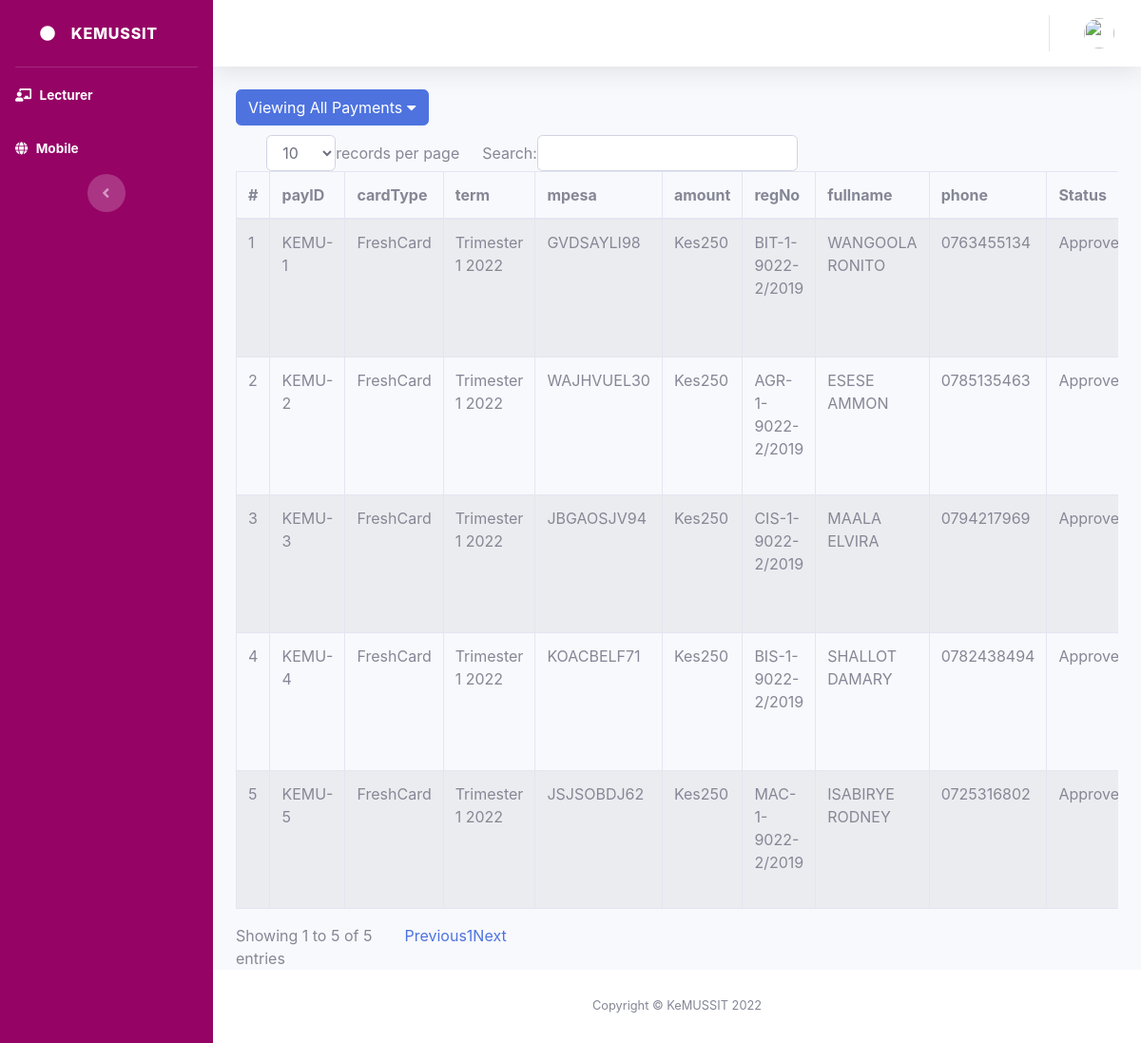
Page /admin_web/frep.php on the committed database.
### tables this page shows
CREATE TABLE `payment` (
  `pay` varchar(50) NOT NULL,
  `deter` varchar(50) DEFAULT NULL,
  `ses` int(11) DEFAULT NULL,
  `term` varchar(50) DEFAULT NULL,
  `year` varchar(10) DEFAULT NULL,
  `mpesa` varchar(50) DEFAULT NULL,
  `fees` float DEFAULT NULL,
  `reg_no` varchar(50) DEFAULT NULL,
  `fullname` varchar(50) DEFAULT NULL,
  `phone` varchar(50) DEFAULT NULL,
  `status` float DEFAULT 0,
  `expiry` float DEFAULT 0,
  `remarks` text DEFAULT NULL,
  `date` varchar(50) DEFAULT NULL
);

### admin_web/frep.php (the view, shortened to what this page needs)
<?php
include 'database/connection.php';
include('header.php');
?>
<div class="dropdown" style="float: left;">
    <button class="btn btn-primary btn-xs" type="button"
        data-toggle="dropdown">Viewing All Payments   <i class="fas fa-caret-down" style="color: #fff;"></i></button>
    </div><br>
                    <div class="row">
                        <div class="col-md-12">
                            <div class="panel panel-default">
                                <div class="panel-body">
                                    <div class="table-responsive">
                                        <table class="table table-striped table-bordered table-hover"
                                            id="dataTables-example">
                                    <thead>
                                        <tr>
                                            <th>#</th>
                                            <th>payID</th>
                                            <th>cardType</th>
                                            <th>term</th>
                                            <th>mpesa</th>
                                            <th>amount</th>
                                            <th>regNo</th>
                                            <th>fullname</th>
                                            <th>phone</th>
                                            <th>Status</th>
                                        </tr>
                                    </thead>
                                    <tbody>
                                            <?php
                                                $query_run = mysqli_query($con, "SELECT * FROM payment where deter='F'");
                                                $i = 1;
                                                if (mysqli_num_rows($query_run) > 0) {
                                                    while ($row = mysqli_fetch_assoc($query_run)) {
                                                ?>
                                                <tr>
                                                    <td><?php echo $i; ?></td>
                                                    <td><?php echo $row['pay']; ?></td>
                                                    <td><?php if($row['deter']=='F'){echo 'FreshCard';}elseif($row['deter']=='R'){echo 'Renewal';}else{echo 'Upgrading';}; ?></td>
                                                    <td><?php echo $row['term'].' '.$row['year']; ?></td>
                                                    <td><?php echo $row['mpesa']; ?></td>
                                                    <td>Kes<?php echo $row['fees']; ?></td>
                                                    <td><?php echo $row['reg_no']; ?></td>
                                                    <td><?php echo $row['fullname']; ?></td>
                                                    <td><?php echo $row['phone']; ?></td>
                                                    <td><?php if($row['status']==0){echo 'ApprovalPending';}elseif($row['status']==1){echo 'Approved';}else{echo 'Rejected';}; ?></td>
                                                </tr>
                                                <?php $i = $i + 1;
                                                    }
                                                } ?>
                                            </tbody>
                                        </table>
                                    </div>
                                </div>
                            </div>
                        </div>
                    </div>
                    <?php
include('footer.php');
?>

### rows in the picture
payment: pay "KEMU-1", deter "FreshCard", term "Trimester 1", year "2022", mpesa "GVDSAYLI98", fees "250", reg_no "BIT-1-9022-2/2019", fullname "WANGOOLA RONITO", phone "0763455134", status "Approved"
payment: pay "KEMU-2", deter "FreshCard", term "Trimester 1", year "2022", mpesa "WAJHVUEL30", fees "250", reg_no "AGR-1-9022-2/2019", fullname "ESESE AMMON", phone "0785135463", status "Approved"
payment: pay "KEMU-3", deter "FreshCard", term "Trimester 1", year "2022", mpesa "JBGAOSJV94", fees "250", reg_no "CIS-1-9022-2/2019", fullname "MAALA ELVIRA", phone "0794217969", status "Approved"
payment: pay "KEMU-4", deter "FreshCard", term "Trimester 1", year "2022", mpesa "KOACBELF71", fees "250", reg_no "BIS-1-9022-2/2019", fullname "SHALLOT DAMARY", phone "0782438494", status "Approved"
payment: pay "KEMU-5", deter "FreshCard", term "Trimester 1", year "2022", mpesa "JSJSOBDJ62", fees "250", reg_no "MAC-1-9022-2/2019", fullname "ISABIRYE RODNEY", phone "0725316802", status "Approved"
